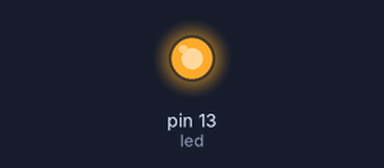
Bench run of a sketch on a simulated Arduino Uno, built with avr-gcc and run on an emulated ATmega328P. Parts: output pins drawn as LEDs (lit = HIGH).

Above: at 0.1 s.
At 38.6 s:
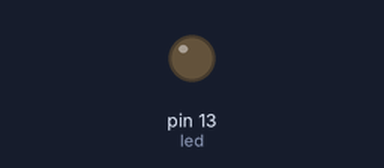
Timing chart, 0 to 40.0 s (numbered marks = the images above):
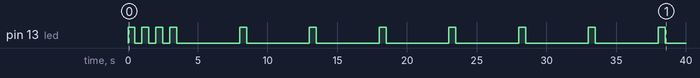

The sketch:

do_while.ino
```cpp
int led =13;
int j=0;
void setup() {
  // put your setup code here, to run once:
pinMode(led, OUTPUT);
}

void loop() {
  // put your main code here, to run repeatedly:
do {
  digitalWrite(led,HIGH);
  delay(500);
  digitalWrite(led,LOW);
  delay(500);
  j=j+1;
  }
while(j<4);
delay(4000);

}
```

Measured:
- by itself, pin 13 (led): goes 3 × (HIGH 0.50 s, LOW 0.50 s), 7 × (HIGH 0.50 s, LOW 4.5 s), HIGH 0.50 s, then LOW
